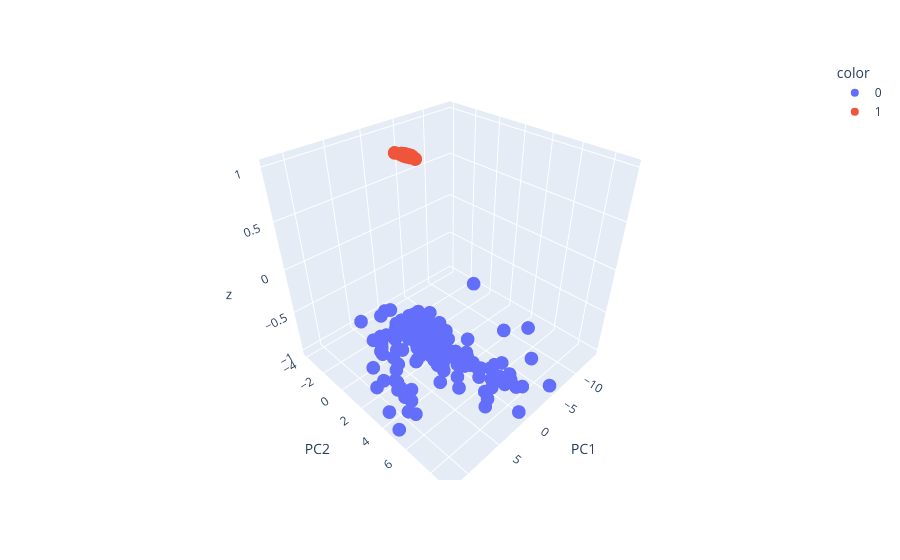

The notebook cell this image was saved under:
### Code cell
X = df.iloc[:, :-2]

pca = PCA(n_components=2)

components = pca.fit_transform(X)

new_axis = phase1_data["y"].T.copy().astype(float)
new_axis[new_axis == 0] = -1

df_components = pd.DataFrame(components, columns=["PC1", "PC2"])
df_new_axis = pd.DataFrame( new_axis, columns=["z"])

df_kernel = pd.concat([df_components, df_new_axis], axis=1, join="inner")

one_count = np.sum(df_kernel["z"] == 1)
print("one_count", one_count)
zero_count = np.sum(df_kernel["z"] == -1)
print("zero_count", zero_count)

fig = px.scatter_3d(df_kernel, x="PC1", y="PC2", z="z", color=df['y'], hover_name=df['mine'],)
fig.show()
#save above scatter plot
fig.write_image("../assets/p1_pca_3d.png")

### Figure 1 — Plotly figure (JSON) as saved in the notebook; plotly's stock layout.template omitted (floating-point values rounded to 4 significant figures; data arrays with more than 128 entries replaced by an {"elided": "..."} marker saying what was removed)
{"data": [{"hovertemplate": "<b>%{hovertext}</b><br><br>color=0<br>PC1=%{x}<br>PC2=%{y}<br>z=%{z}<extra></extra>", "hovertext": {"elided": "2212 float values"}, "legendgroup": "0", "marker": {"color": "#636efa", "symbol": "circle"}, "mode": "markers", "name": "0", "scene": "scene", "showlegend": true, "type": "scatter3d", "x": {"elided": "2212 float values"}, "y": {"elided": "2212 float values"}, "z": {"elided": "2212 float values"}}, {"hovertemplate": "<b>%{hovertext}</b><br><br>color=1<br>PC1=%{x}<br>PC2=%{y}<br>z=%{z}<extra></extra>", "hovertext": {"elided": "1097 float values"}, "legendgroup": "1", "marker": {"color": "#EF553B", "symbol": "circle"}, "mode": "markers", "name": "1", "scene": "scene", "showlegend": true, "type": "scatter3d", "x": {"elided": "1097 float values"}, "y": {"elided": "1097 float values"}, "z": {"elided": "1097 float values"}}], "layout": {"legend": {"title": {"text": "color"}, "tracegroupgap": 0}, "margin": {"t": 60}, "scene": {"domain": {"x": [0, 1], "y": [0, 1]}, "xaxis": {"title": {"text": "PC1"}}, "yaxis": {"title": {"text": "PC2"}}, "zaxis": {"title": {"text": "z"}}}}}
